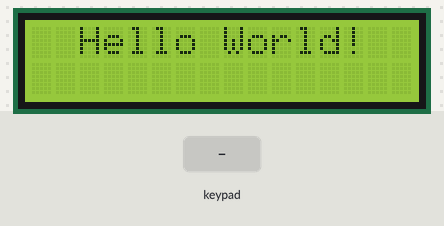
A sketch run on a simulated Arduino Uno, built with avr-gcc and run on an emulated ATmega328P. On the bench: 16×2 character LCD. Inputs (shaded band) come from the test bench. What the sketch prints to the serial monitor is not drawn.

Above: at 0.1 s.
3.3 s: keypad keys 0 1 2 3 * pressed 0.4 s apart
At 5.6 s:
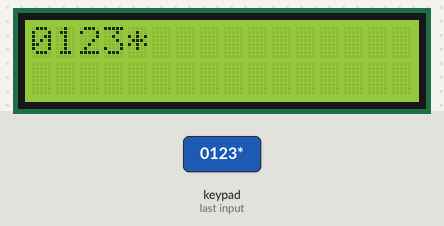
6.8 s: key 'A' pressed
At 8.0 s:
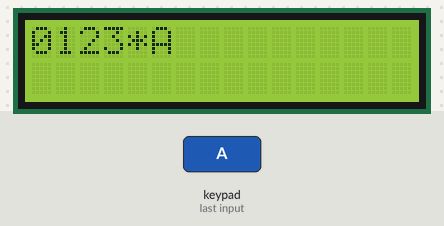
8.3 s: key 'B' pressed
At 9.3 s:
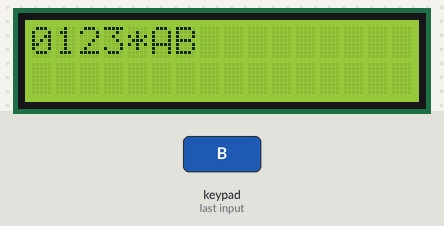
9.8 s: keypad keys 0 1 2 3 A pressed 0.4 s apart
At 11.9 s:
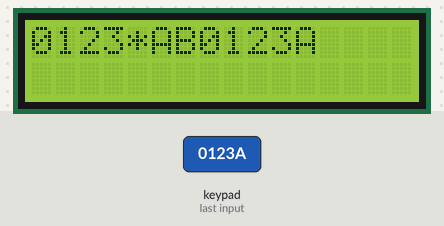
13.3 s: key 'C' pressed
At 13.7 s:
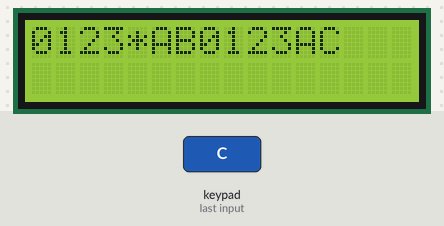
14.8 s: key '*' pressed
At 15.8 s:
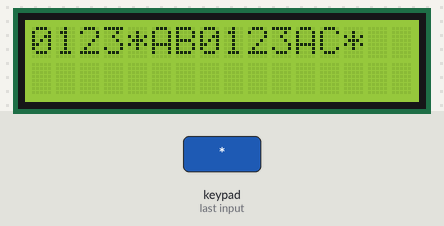
Timing chart, 0 to 17.3 s (numbered marks = the images above; inputs shaded):
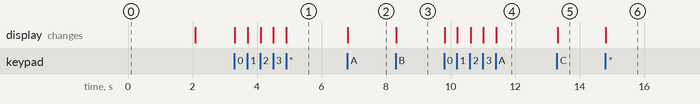

The sketch:

KeyPad_Lcd_I2C_CODIGO1.ino
```cpp
#include <Wire.h>
#include <Keypad_I2C.h>
#include <Keypad.h>
#include <LiquidCrystal_I2C.h>
//LiquidCrystal_I2C lcd(0x27, 2, 1, 0, 4, 5, 6, 7, 3, POSITIVE);
// LiquidCrystal_I2C lcd(0x3F, 2, 1, 0, 4, 5, 6, 7, 3, POSITIVE);
LiquidCrystal_I2C lcd(0x20,16,2);   ///16x2 o con un 20x4.  0x20 para proteus.  0x27 para placa i2c con arduino

const byte ROWS = 4;
const byte COLS = 4;
String todo = "";

char keys[ROWS][COLS] = {
  {'1','2','3','A'},
  {'4','5','6','B'},
  {'7','8','9','C'},
  {'*','0','#','D'}
};

byte rowPins[ROWS] = {0,1,2,3};
byte colPins[COLS] = {4,5,6,7};

int i2caddress = 0x21; // Direccion I2C teclado. 0x21 para proteus.  0x26 para placa i2c puentiada con arduino

Keypad_I2C kpd = Keypad_I2C( makeKeymap(keys), rowPins, colPins, ROWS, COLS, i2caddress );

void setup(){
  Serial.begin(9600);
  Serial.println("\nI2C Keypad");
  kpd.begin();
  lcd.begin(16,2);// Columnas y filas de LCD

  //Encender la luz de fondo.
  lcd.backlight();

  lcd.setCursor(2,0);
  lcd.print("Hello World!");
  delay(2000);
  lcd.clear();
}

void loop(){
  char key = kpd.getKey();
  if (key){
          if (key == '#'){ // Compara char con String.
            todo = "";
            key = ' '; // Observa el espacio y comilla simple.
          }
        Serial.println("Presionado: ");
        Serial.print(todo);
        todo = todo + key;
    lcd.clear(); // Borra pantalla.
    lcd.setCursor(0,0); // Posicion inicial del cursor.
    lcd.print(todo);
    delay (50);
  }
}
```

Measured:
- after the input at 3.3 s, the display: first changes at once (image 1 shows a later state)
- after the input at 6.8 s, the display: changes at once (image 2)
- after the input at 8.3 s, the display: changes at once (image 3)
- after the input at 9.8 s, the display: first changes at once (image 4 shows a later state)
- after the input at 13.3 s, the display: changes at once (image 5)
- after the input at 14.8 s, the display: changes at once (image 6)
